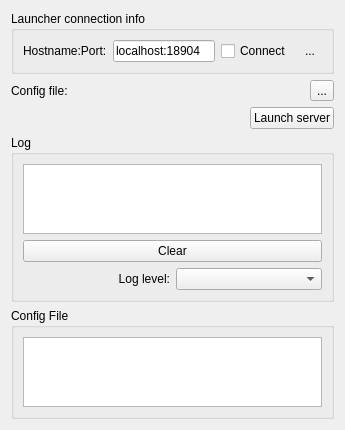
<?xml version="1.0" encoding="UTF-8"?>
<ui version="4.0">
 <class>qMRMLPlusServerLauncherRemoteWidget</class>
 <widget class="qMRMLWidget" name="qMRMLPlusServerLauncherRemoteWidget">
  <property name="geometry">
   <rect>
    <x>0</x>
    <y>0</y>
    <width>345</width>
    <height>198</height>
   </rect>
  </property>
  <property name="windowTitle">
   <string>Form</string>
  </property>
  <layout class="QVBoxLayout" name="verticalLayout_2">
   <property name="sizeConstraint">
    <enum>QLayout::SetMinimumSize</enum>
   </property>
   <item>
    <widget class="ctkCollapsibleGroupBox" name="LauncherConnectionGroupBox">
     <property name="title">
      <string>Launcher connection info</string>
     </property>
     <layout class="QHBoxLayout" name="HorizontalLayout">
      <item>
       <widget class="QLabel" name="HostnameLabel">
        <property name="text">
         <string>Hostname:Port:</string>
        </property>
       </widget>
      </item>
      <item>
       <widget class="QLineEdit" name="HostnameLineEdit">
        <property name="text">
         <string>localhost:18904</string>
        </property>
       </widget>
      </item>
      <item>
       <widget class="QCheckBox" name="LauncherConnectCheckBox">
        <property name="text">
         <string>Connect</string>
        </property>
       </widget>
      </item>
      <item>
       <widget class="QToolButton" name="LauncherStatusButton">
        <property name="text">
         <string>...</string>
        </property>
        <property name="icon">
         <iconset resource="../qMRMLPlusServerLauncherRemoteWidget.qrc">
          <normaloff>:/Icons/PlusLauncherRemoteDisconnected.png</normaloff>:/Icons/PlusLauncherRemoteDisconnected.png</iconset>
        </property>
        <property name="iconSize">
         <size>
          <width>30</width>
          <height>30</height>
         </size>
        </property>
        <property name="checkable">
         <bool>true</bool>
        </property>
        <property name="popupMode">
         <enum>QToolButton::InstantPopup</enum>
        </property>
        <property name="toolButtonStyle">
         <enum>Qt::ToolButtonIconOnly</enum>
        </property>
        <property name="autoRaise">
         <bool>true</bool>
        </property>
        <property name="arrowType">
         <enum>Qt::NoArrow</enum>
        </property>
       </widget>
      </item>
     </layout>
    </widget>
   </item>
   <item>
    <layout class="QHBoxLayout" name="LoadConfigLayout">
     <item>
      <widget class="QLabel" name="ConfigFileLabel">
       <property name="text">
        <string>Config file:</string>
       </property>
      </widget>
     </item>
     <item>
      <widget class="qMRMLNodeComboBox" name="ConfigFileSelectorComboBox">
       <property name="enabled">
        <bool>false</bool>
       </property>
       <property name="focusPolicy">
        <enum>Qt::WheelFocus</enum>
       </property>
       <property name="nodeTypes">
        <stringlist>
         <string>vtkMRMLTextNode</string>
        </stringlist>
       </property>
       <property name="addEnabled">
        <bool>false</bool>
       </property>
      </widget>
     </item>
     <item>
      <widget class="QToolButton" name="LoadConfigFileButton">
       <property name="text">
        <string>...</string>
       </property>
      </widget>
     </item>
    </layout>
   </item>
   <item>
    <layout class="QHBoxLayout" name="LaunchServerLayout">
     <item>
      <spacer name="HorizontalSpacer">
       <property name="orientation">
        <enum>Qt::Horizontal</enum>
       </property>
       <property name="sizeHint" stdset="0">
        <size>
         <width>40</width>
         <height>20</height>
        </size>
       </property>
      </spacer>
     </item>
     <item>
      <widget class="QPushButton" name="StartStopServerButton">
       <property name="text">
        <string>Launch server</string>
       </property>
       <property name="iconSize">
        <size>
         <width>20</width>
         <height>20</height>
        </size>
       </property>
      </widget>
     </item>
    </layout>
   </item>
   <item>
    <widget class="QGroupBox" name="LogGroupBox">
     <property name="visible">
      <bool>false</bool>
     </property>
     <property name="title">
      <string>Log</string>
     </property>
     <layout class="QVBoxLayout" name="verticalLayout_4">
      <item>
       <widget class="QTextEdit" name="ServerLogTextEdit">
        <property name="readOnly">
         <bool>true</bool>
        </property>
       </widget>
      </item>
      <item>
       <widget class="QPushButton" name="ClearLogButton">
        <property name="text">
         <string>Clear</string>
        </property>
       </widget>
      </item>
      <item>
       <layout class="QHBoxLayout" name="HorizontalLayout_3">
        <item>
         <widget class="QLabel" name="LogLevelLabel">
          <property name="text">
           <string>Log level:</string>
          </property>
          <property name="alignment">
           <set>Qt::AlignRight|Qt::AlignTrailing|Qt::AlignVCenter</set>
          </property>
         </widget>
        </item>
        <item>
         <widget class="QComboBox" name="LogLevelComboBox"/>
        </item>
       </layout>
      </item>
     </layout>
    </widget>
   </item>
   <item>
    <widget class="ctkCollapsibleGroupBox" name="ConfigFileGroupBox">
     <property name="title">
      <string>Config File</string>
     </property>
     <property name="collapsed">
      <bool>true</bool>
     </property>
     <layout class="QHBoxLayout" name="horizontalLayout_5">
      <item>
       <layout class="QVBoxLayout" name="verticalLayout">
        <item>
         <widget class="QTextEdit" name="ConfigFileTextEdit">
          <property name="readOnly">
           <bool>true</bool>
          </property>
         </widget>
        </item>
       </layout>
      </item>
     </layout>
    </widget>
   </item>
   <item>
    <spacer name="VerticalSpacer">
     <property name="orientation">
      <enum>Qt::Vertical</enum>
     </property>
     <property name="sizeHint" stdset="0">
      <size>
       <width>20</width>
       <height>40</height>
      </size>
     </property>
    </spacer>
   </item>
  </layout>
 </widget>
 <customwidgets>
  <customwidget>
   <class>qMRMLNodeComboBox</class>
   <extends>QWidget</extends>
   <header>qMRMLNodeComboBox.h</header>
   <container>1</container>
  </customwidget>
  <customwidget>
   <class>qMRMLWidget</class>
   <extends>QWidget</extends>
   <header>qMRMLWidget.h</header>
   <container>1</container>
  </customwidget>
  <customwidget>
   <class>ctkCollapsibleGroupBox</class>
   <extends>QGroupBox</extends>
   <header>ctkCollapsibleGroupBox.h</header>
   <container>1</container>
  </customwidget>
 </customwidgets>
 <resources>
  <include location="../qMRMLPlusServerLauncherRemoteWidget.qrc"/>
 </resources>
 <connections>
  <connection>
   <sender>LauncherStatusButton</sender>
   <signal>toggled(bool)</signal>
   <receiver>LogGroupBox</receiver>
   <slot>setVisible(bool)</slot>
   <hints>
    <hint type="sourcelabel">
     <x>358</x>
     <y>44</y>
    </hint>
    <hint type="destinationlabel">
     <x>49</x>
     <y>14</y>
    </hint>
   </hints>
  </connection>
 </connections>
</ui>
